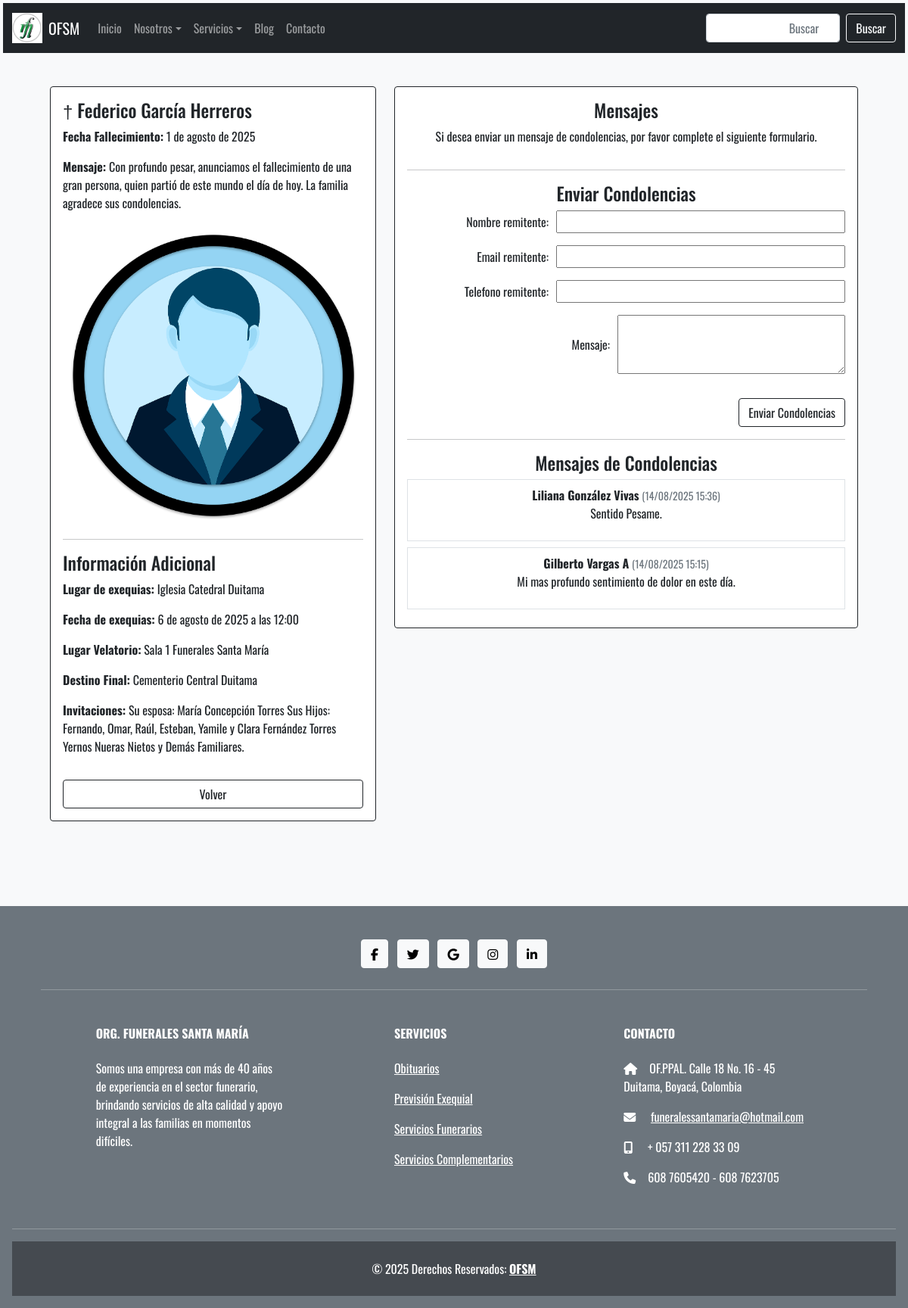
Page /detalle/2/ on the committed database.
### app_gestion/models.py (models this page shows, shortened)
class Obituario(models.Model):
    nombre = models.CharField(max_length=100)
    fecha_fallecimiento = models.DateField()
    mensaje = models.TextField()
    imagen = models.ImageField(upload_to='obituarios/', null=True, blank=True)

class DetalleObituario(models.Model):
    obituario = models.OneToOneField(Obituario, on_delete=models.CASCADE)
    lugar_exequias = models.CharField(max_length=100, blank=True)
    fecha_exequias = models.DateTimeField(blank=True, null=True)
    lugar_velatorio = models.CharField(max_length=100, blank=True)
    destino_final = models.CharField(max_length=100, blank=True)
    invitaciones = models.TextField(blank=True, null=True)

class Condolencia(models.Model):
    obituario = models.ForeignKey(Obituario, on_delete=models.CASCADE, related_name='condolencias')
    nombre_remitente = models.CharField(max_length=100)
    email_remitente = models.EmailField()
    telefono_remitente = models.CharField(max_length=15, blank=True, null=True)
    mensaje = models.TextField()
    fecha_envio = models.DateTimeField(default=timezone.now)

### app_gestion/views.py (the view)
# urls.py: path('detalle/<int:id>/', views.ver_obituario, name='ver_obituario'),
def ver_obituario(request, id):
    obituario = Obituario.objects.get(pk=id)
    try:
        detalle = obituario.detalleobituario
    except DetalleObituario.DoesNotExist:
        detalle = None
    if request.method == 'POST':
        condolencia_form = CondolenciaForm(request.POST)
        if condolencia_form.is_valid():
            nueva_condolencia = condolencia_form.save(commit=False)
            nueva_condolencia.obituario = obituario
            nueva_condolencia.save()
            return redirect('ver_obituario', id=obituario.id)
    else:
        condolencia_form = CondolenciaForm()
    condolencias = obituario.condolencias.all().order_by('-fecha_envio')
    return render(request, 'obituarios/infAdicional.html', {
        'obituario': obituario,
        'detalle': detalle,
        'condolencia_form': condolencia_form,
        'condolencias': condolencias
    })

### app_gestion/forms.py
class CondolenciaForm(forms.ModelForm):
    class Meta:
        model = Condolencia
        fields = ['nombre_remitente','email_remitente','telefono_remitente','mensaje']
        widgets = {
            'mensaje': forms.Textarea(attrs={'rows': 3}),
        }

### app_gestion/templates/obituarios/infAdicional.html (shortened to what this page needs)
{% extends "base.html" %}
{% block content %}
<div class="container mt-4">
    <div class="row mb-3 mt-3">
        <div class="col col-md-5 mb-5">
            <div class="card border-dark">
                <div class="card-body d-flex flex-column">
                    <h4> &#8224; {{ obituario.nombre }}</h4>
                    <p><strong>Fecha Fallecimiento:</strong> {{ obituario.fecha_fallecimiento }}</p>
                    <p><strong>Mensaje:</strong> {{ obituario.mensaje }}</p>
                    {% if obituario.imagen %}
                        <img src="{{ obituario.imagen.url }}" class="card-img-top" style="height: 400px; object-fit: cover; width: 100%;">
                    {% endif %}
                    <hr>
                    <h4>Información Adicional</h4>
                    {% if detalle %}
                        <p><strong>Lugar de exequias:</strong> {{ detalle.lugar_exequias }}</p>
                        <p><strong>Fecha de exequias:</strong> {{ detalle.fecha_exequias }}</p>
                        <p><strong>Lugar Velatorio:</strong> {{ detalle.lugar_velatorio }}</p>
                        <p><strong>Destino Final:</strong> {{ detalle.destino_final }}</p>
                        <p><strong>Invitaciones:</strong> {{ detalle.invitaciones }}</p>
                    {% else %}
                        <p>No hay información adicional disponible.</p>
                    {% endif %}
                    <a href="{% url 'listar_obituarios' %}" class="btn btn-outline-dark mt-3">Volver</a>
                </div>
            </div>
        </div>
        <div class="col col-md-7 mb-7">
            <div class="card border-dark">
                <div class="card-body d-flex flex-column text-center">
                    <h4>Mensajes</h4>
                    <p>Si desea enviar un mensaje de condolencias, por favor complete el siguiente formulario.</p>
                    <hr>
                    <h4>Enviar Condolencias</h4>
                    <form method="POST">
                        {{ condolencia_form.as_p }}
                        <div class="text-end">
                            <button type="submit" class="btn btn-outline-dark mt-3">Enviar Condolencias</button>
                        </div>
                    </form>
                    <hr>
                    <h4>Mensajes de Condolencias</h4>
                    {% for c in condolencias %}
                        <div class="border p-2 mb-2">
                            <strong>{{ c.nombre_remitente }}</strong> <small class="text-muted">({{ c.fecha_envio|date:"d/m/Y H:i"}})</small>
                            <p>{{ c.mensaje }}</p>
                        </div>
                    {% empty %}
                        <p>No hay mensajes de condolencia todavía.</p>
                    {% endfor %}
                </div>
            </div>
        </div>
    </div>
</div>
{% endblock %}

### app_gestion/templates/base.html (style rules this page uses)
body { font-family: "Oswald", sans-serif; background-color: #f8f9fa; color: #212529; font-optical-sizing: auto; font-weight: <weight>; font-style: normal; }

### app_gestion/templates/obituarios/infAdicional.html (style rules this page uses)
form p { display: flex; justify-content: space-between; align-items: center; }
form label { flex: 1; margin-right: 10px; text-align: right; }
form input { flex: 2; text-align: right; }

### rows in the picture
Obituario: nombre "Federico García Herreros", fecha_fallecimiento "1 de agosto de 2025", mensaje "Con profundo pesar, anunciamos el fallecimiento de una gran persona, quien partió de este mundo el día de hoy. La familia agradece sus condolencias.", imagen (picture)
DetalleObituario: lugar_exequias "Iglesia Catedral Duitama", fecha_exequias "6 de agosto de 2025 a las 12:00", lugar_velatorio "Sala 1 Funerales Santa María", destino_final "Cementerio Central Duitama", invitaciones "Su esposa: María Concepción Torres Sus Hijos: Fernando, Omar, Raúl, Esteban, Yamile y Clara Fernández Torres Yernos Nueras Nietos y Demás Familiares."
Condolencia: nombre_remitente "Liliana González Vivas", fecha_envio "14/08/2025 15:36", mensaje "Sentido Pesame."
Condolencia: nombre_remitente "Gilberto Vargas A", fecha_envio "14/08/2025 15:15", mensaje "Mi mas profundo sentimiento de dolor en este día."
